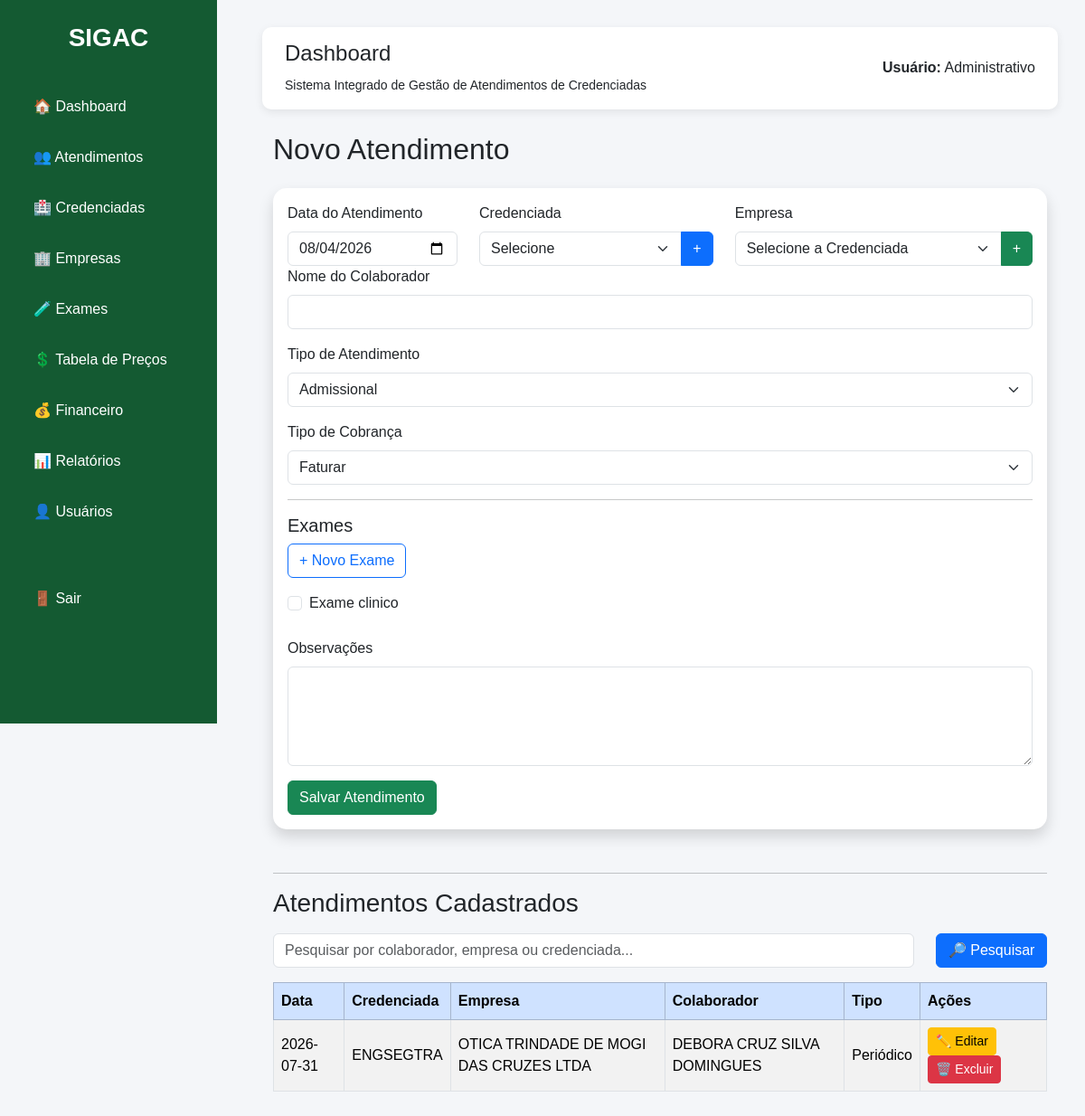
/atendimentos, run on the app's committed database.
### tables this page shows
CREATE TABLE exames(

        id INTEGER PRIMARY KEY AUTOINCREMENT,

        nome TEXT NOT NULL,

        valor REAL,

        situacao TEXT NOT NULL DEFAULT 'Ativo'

    );

CREATE TABLE atendimentos(

        id INTEGER PRIMARY KEY AUTOINCREMENT,

        data_atendimento DATE NOT NULL,

        credenciada_id INTEGER NOT NULL,

        empresa_id INTEGER NOT NULL,

        colaborador TEXT NOT NULL,

        tipo_atendimento TEXT NOT NULL,

        observacoes TEXT, situacao_financeira TEXT
            DEFAULT 'FATURAR',

        FOREIGN KEY (credenciada_id)
            REFERENCES credenciadas(id),

        FOREIGN KEY (empresa_id)
            REFERENCES empresas(id)

    );

CREATE TABLE credenciadas(

        id INTEGER PRIMARY KEY AUTOINCREMENT,

        nome TEXT NOT NULL,

        tipo_cobranca TEXT NOT NULL,

        email TEXT,

        telefone TEXT,

        contato TEXT,

        observacoes TEXT,

        observacoes_internas TEXT,

        situacao_financeira TEXT DEFAULT NULL

    );

CREATE TABLE empresas(

        id INTEGER PRIMARY KEY AUTOINCREMENT,

        credenciada_id INTEGER NOT NULL,

        nome TEXT NOT NULL,

        FOREIGN KEY (credenciada_id)
            REFERENCES credenciadas(id)

    );

### routes/atendimentos.py (the view, shortened to what this page needs)
    @app.route("/atendimentos", methods=["GET", "POST"])
    def atendimentos():
        conexao = conectar()
        cursor = conexao.cursor()
        pesquisa = request.args.get(
            "pesquisa",
            ""
        )
        if pesquisa:
            cursor.execute("""
                SELECT
                    a.id,
                    a.data_atendimento,
                    c.nome AS credenciada,
                    e.nome AS empresa,
                    a.colaborador,
                    a.tipo_atendimento,
                    a.situacao_financeira

                FROM atendimentos a

                INNER JOIN credenciadas c
                    ON c.id = a.credenciada_id

                INNER JOIN empresas e
                    ON e.id = a.empresa_id

                WHERE a.colaborador LIKE ?

                ORDER BY a.colaborador
            """, (
                f"%{pesquisa}%",
            ))
        else:
            cursor.execute("""
                SELECT
                    a.id,
                    a.data_atendimento,
                    c.nome AS credenciada,
                    e.nome AS empresa,
                    a.colaborador,
                    a.tipo_atendimento,
                    a.situacao_financeira

                FROM atendimentos a

                INNER JOIN credenciadas c
                    ON c.id = a.credenciada_id

                INNER JOIN empresas e
                    ON e.id = a.empresa_id

                ORDER BY
                    a.colaborador
            """)
        lista = cursor.fetchall()
        cursor.execute("""
            SELECT
                id,
                nome

            FROM credenciadas

            ORDER BY nome
        """)
        credenciadas = cursor.fetchall()
        cursor.execute("""
            SELECT
                id,
                nome

            FROM exames

            WHERE situacao = 'Ativo'

            ORDER BY nome
        """)
        exames = cursor.fetchall()
        cursor.execute("""
            SELECT
                id,
                nome,
                credenciada_id
            FROM empresas
            ORDER BY nome
        """)
        empresas = cursor.fetchall()
        conexao.close()
        return render_template(
            "atendimentos.html",
            atendimentos=lista,
            credenciadas=credenciadas,
            empresas=empresas,
            exames=exames,
            pesquisa=pesquisa,
            data_hoje=date.today().strftime("%Y-%m-%d")
        )

### database/database.py (called while the page is built)
def conectar():
    conexao = sqlite3.connect("sigac.db")
    conexao.row_factory = sqlite3.Row
    return conexao

### templates/atendimentos.html (shortened to what this page needs)
{% extends "base.html" %}
{% block conteudo %}
<div class="container mt-4">
    <h2 class="mb-4">
        Novo Atendimento
    </h2>
    <div class="card shadow">
        <div class="card-body">
            <form method="POST">
                <div class="row">
                    <div class="col-md-3">
                        <label class="form-label">
                            Data do Atendimento
                        </label>
                        <input
                            type="date"
                            class="form-control"
                            name="data_atendimento"
                            value="{{ data_hoje }}"
                            required>
                    </div>
                    <div class="col-md-4">
    <label class="form-label">
        Credenciada
    </label>
    <div class="input-group">
        <select
            class="form-select"
            id="credenciada"
            name="credenciada"
            required>
            <option value="">Selecione</option>
        </select>
        <button
            type="button"
            class="btn btn-primary"
            data-bs-toggle="modal"
            data-bs-target="#modalCredenciada">
            +
        </button>
    </div>
</div>
<div class="col-md-5">
    <label class="form-label">
        Empresa
    </label>
    <div class="input-group">
        <select
            class="form-select"
            id="empresa"
            name="empresa"
            required>
            <option value="">
                Selecione a Credenciada
            </option>
        </select>
        <button
            type="button"
            class="btn btn-success"
            data-bs-toggle="modal"
            data-bs-target="#modalEmpresa">
            +
        </button>
    </div>
</div>
</div>
                <div class="mb-3">
                    <label class="form-label">
                        Nome do Colaborador
                    </label>
                    <input
                        type="text"
                        name="colaborador"
                        class="form-control"
                        required>
                </div>
                <div class="mb-3">
                    <label class="form-label">
                        Tipo de Atendimento
                    </label>
                    <select
                        name="tipo_atendimento"
                        class="form-select"
                        required>
                        <option>Admissional</option>
                    </select>
                </div>
                <div class="mb-3">
                    <label class="form-label">
                        Tipo de Cobrança
                    </label>
                    <select
                        name="situacao_financeira"
                        class="form-select"
                        required>
                        <option value="Faturar">
                            Faturar
                        </option>
                    </select>
                </div>
                <hr>
                <h5>Exames</h5>
                <button
                    type="button"
                    class="btn btn-outline-primary mb-3"
                    data-bs-toggle="modal"
                    data-bs-target="#modalExame">
                    + Novo Exame
                </button>
                <div class="row" id="listaExames">
                    {% for exame in exames %}
                    <div class="col-md-6">
                        <div class="form-check">
                            <input
                                class="form-check-input"
                                type="checkbox"
                                name="exames"
                                value="{{ exame.id }}"
                                id="exame{{ exame.id }}">
                            <label
                                class="form-check-label"
                                for="exame{{ exame.id }}">
                                {{ exame.nome }}
                            </label>
                        </div>
                    </div>
                    {% endfor %}
                </div>
                <br>
                <div class="mb-3">
                    <label class="form-label">
                        Observações
                    </label>
                    <textarea
                        name="observacoes"
                        class="form-control"
                        rows="4"></textarea>
                </div>
                <button
                    type="submit"
                    class="btn btn-success">
                    Salvar Atendimento
                </button>
            </form>
        </div>
    </div>
    <hr class="mt-5">
<h3 class="mb-3">
    Atendimentos Cadastrados
</h3>
<form method="GET" class="row mb-3">
    <div class="col-md-10">
        <input
            type="text"
            name="pesquisa"
            class="form-control"
            placeholder="Pesquisar por colaborador, empresa ou credenciada..."
            value="{{ pesquisa }}">
    </div>
    <div class="col-md-2 d-grid">
        <button
            type="submit"
            class="btn btn-primary">
            🔎 Pesquisar
        </button>
    </div>
</form>
    <div class="table-responsive">
        <table class="table table-striped table-bordered align-middle">
            <thead class="table-primary">
                <tr>
                    <th>Data</th>
                    <th>Credenciada</th>
                    <th>Empresa</th>
                    <th>Colaborador</th>
                    <th>Tipo</th>
                    <th width="140">Ações</th>
                </tr>
            </thead>
            <tbody>
                {% if atendimentos %}
                    {% for a in atendimentos %}
                    <tr>
                        <td>{{ a.data_atendimento }}</td>
                        <td>{{ a.credenciada }}</td>
                        <td>{{ a.empresa }}</td>
                        <td>{{ a.colaborador }}</td>
                        <td>{{ a.tipo_atendimento }}</td>
  <td>
    <a
        href="/editar_atendimento/{{ a.id }}"
        class="btn btn-warning btn-sm">
        ✏️ Editar
    </a>
    <a
        href="/excluir_atendimento/{{ a.id }}"
        class="btn btn-danger btn-sm"
        onclick="return confirm('Deseja excluir este atendimento?')">
        🗑️ Excluir
    </a>
</td>
                    </tr>
                    {% endfor %}
                {% else %}
                    <tr>
                        <td colspan="6" class="text-center">
                            Nenhum atendimento cadastrado.
                        </td>
                    </tr>
                {% endif %}
            </tbody>
        </table>
    </div>
{% endblock %}

### templates/base.html (shortened to what this page needs)
<!DOCTYPE html>
<html lang="pt-BR">
<head>
    <link href="https://cdn.jsdelivr.net/npm/bootstrap@5.3.7/dist/css/bootstrap.min.css" rel="stylesheet">
</head>
<body>
<div class="sidebar">
<h3>SIGAC</h3>
<a href="/dashboard">🏠 Dashboard</a>
<a href="/atendimentos">👥 Atendimentos</a>
<a href="/credenciadas">🏥 Credenciadas</a>
<a href="/empresas">🏢 Empresas</a>
<a href="/exames">🧪 Exames</a>
<a href="/tabela_precos">💲 Tabela de Preços</a>
<a href="/financeiro">💰 Financeiro</a>
<a href="/relatorios">📊 Relatórios</a>
<a href="/usuarios">👤 Usuários</a>
<div class="mt-5">
    <a href="/">
        🚪 Sair
    </a>
</div>
</div>
<div class="content">
<div class="topbar">
<div>
<h4>Dashboard</h4>
<small>Sistema Integrado de Gestão de Atendimentos de Credenciadas</small>
</div>
<div>
<strong>Usuário:</strong> Administrativo
</div>
</div>
{% block conteudo %}
{% endblock %}
</div>
</body>
</html>

### templates/base.html (style rules this page uses)
body { background:#f4f6f9; font-family:Arial, Helvetica, sans-serif; }
.sidebar { position:fixed; width:240px; height:100vh; background:#145A32; color:white; padding:25px; }
.sidebar h3 { text-align:center; margin-bottom:35px; font-weight:bold; }
.sidebar a { color:white; display:block; text-decoration:none; padding:12px; border-radius:8px; margin-bottom:8px; transition:.3s; }
.content { margin-left:260px; padding:30px; }
.topbar { background:white; border-radius:10px; padding:15px 25px; display:flex; justify-content:space-between; align-items:center; box-shadow:0 3px 10px rgba(0,0,0,.08); margin-bottom:25px; }
.card { border:none; border-radius:15px; }

### data on the page
exames: nome "Exame clinico"
atendimentos: data_atendimento "2026-07-31", credenciada "ENGSEGTRA", empresa "OTICA TRINDADE DE MOGI DAS CRUZES LTDA", colaborador "DEBORA CRUZ SILVA DOMINGUES", tipo_atendimento "Periódico"
